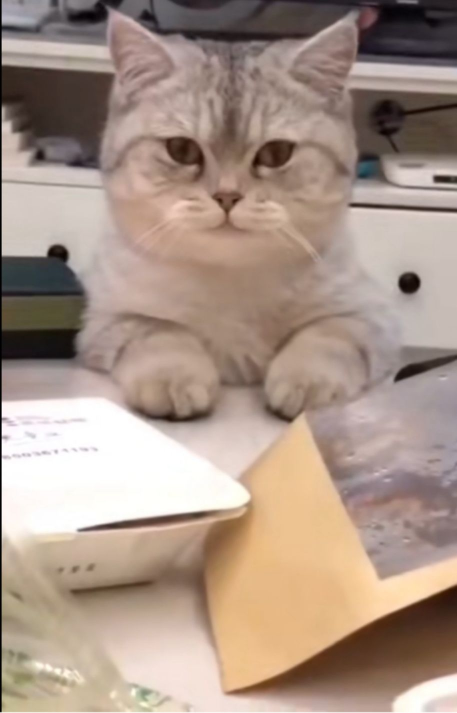
//> input picture img/serious.jpg, 913 x 1426 px (shown at 1/2 size)
$ ./MyTest   (built with g++ and OpenCV 4)
//> lines starting //> are read from the running program, lines starting //| are printed output that depends on the picture
#include <opencv2/opencv.hpp>          // 插入opencv头文件
#include <iostream>                    // 插入输入输出流头文件
#include <string>                      // 插入字符串头文件
#include <opencv2/highgui/highgui.hpp> // 插入opencv头文件
using namespace cv;                    // 规定命名空间
using namespace std;                   // 规定命名空间

// 程序入口
int main(int argc, char **argv)
{
    Mat ser = imread("../img/serious.jpg"); // 读入图片储存在矩阵中
//> ser is the input picture: 1426 rows x 913 cols, CV_8UC3; mean B, G, R 136.3, 149, 169
    Mat cat = imread("../img/cat.jpg");     // 读入图片储存在矩阵中
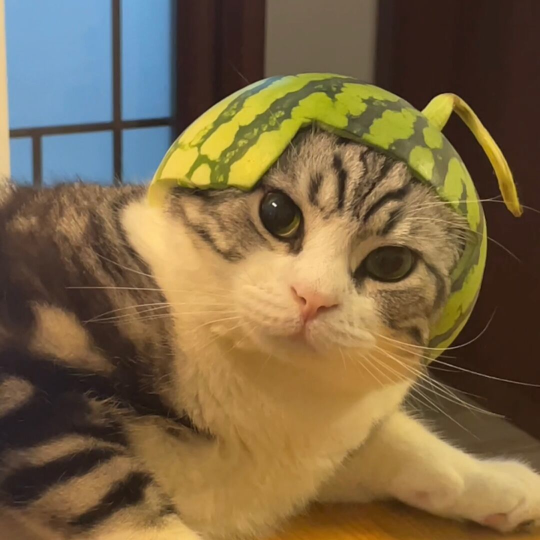
//> input picture img/cat.jpg, 1080 x 1080 px (shown at 1/2 size)
//> cat is the input picture: 1080 rows x 1080 cols, CV_8UC3; mean B, G, R 70.2, 102.6, 122.6
    Mat catg;                               // 定义矩阵
    Mat cath;                               // 定义矩阵
    cvtColor(cat, catg, COLOR_RGB2GRAY);    // 将图片灰度化
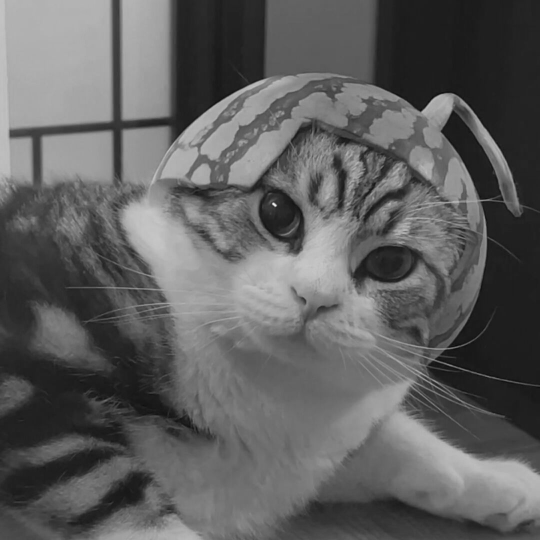
//> catg: 1080 rows x 1080 cols, CV_8UC1 (shown at 1/2 size); min 7, max 249, mean 95.2
    cvtColor(cat, cath, COLOR_RGB2HSV);     // 将图片转到hsv域
//> cath: 1080 rows x 1080 cols, CV_8UC3; mean H, S, V 96, 130.6, 130.4
    while (true)                            // 设置命令循环
    {
        string operate;        // 定义命令变量
        getline(cin, operate); // 获得命令
//> the answer given: ../img/serious.jpg
        if (cin.fail())
            cin.clear();
        cin.sync();          // 确保输入成功
        if (operate == "tf") // 如果命令为“tf”
        {
            imshow("color", cat); // 展示原图
            waitKey(1000);        // 展示时间
            imshow("gray", catg); // 展示灰域图
            waitKey(1000);        // 展示时间
            imshow("hsv", cath);  // 展示hsv图
            waitKey(7000);        // 展示时间
            destroyAllWindows();  // 清除窗口
        }
        else if (operate == "bn") // 如果命令为“bn"
        {
            Mat catb;                                   // 定义黑白矩阵
            threshold(catg, catb, 0, 255, THRESH_OTSU); // 将灰度图转成黑白图
            imshow("catb", catb);                       // 展示黑白图
            waitKey(7000);                              // 展示时间
            destroyAllWindows();                        // 清除所有窗口
        }
        else if (operate == "cut") // 如果命令为”cut“
        {
            cout << "Width:" << ser.size().width << endl;         // 输出图片宽度
            cout << "Height:" << ser.size().height << endl;       // 输出图片长度
            Mat croppedSer = ser(Range(0, 600), Range(100, 813)); // 将图片裁剪
            imshow("serious", ser);                               // 展示原图
            waitKey(1000);                                        // 展示时间
            imshow("input", croppedSer);                          // 展示裁剪后的图片
            waitKey(7000);                                        // 展示时间
            destroyAllWindows();                                  // 清除所有窗口
        }
        else if (operate == "cn") // 如果命令为”cn“
        {
            Mat Windy = imread("../img/Windy.jpg");    // 读入图片储存在矩阵中
            imshow("原始图", Windy);                   // 展示原图
            waitKey(1000);                             // 展示时间
            Mat DstPic, edge, Wingy;                   // 定义所需矩阵
            DstPic.create(Windy.size(), Windy.type()); // 创造同大小类型的矩阵
            cvtColor(Windy, Wingy, COLOR_BGR2GRAY);    // 将原图灰度化
            blur(Wingy, edge, Size(3, 3));             // 使用3×3内核降噪
            Canny(edge, edge, 3, 9, 3);                // 运行canny算子
            imshow("Canny算法轮廓提取结果", edge);     // 展示提取的轮廓
            waitKey(7000);                             // 展示时间
            destroyAllWindows();                       // 清除所有窗口
        }
        else if (operate == "q") // 如果命令为“q"
            break;               // 退出
    }
    return 0; // 程序结束
}
